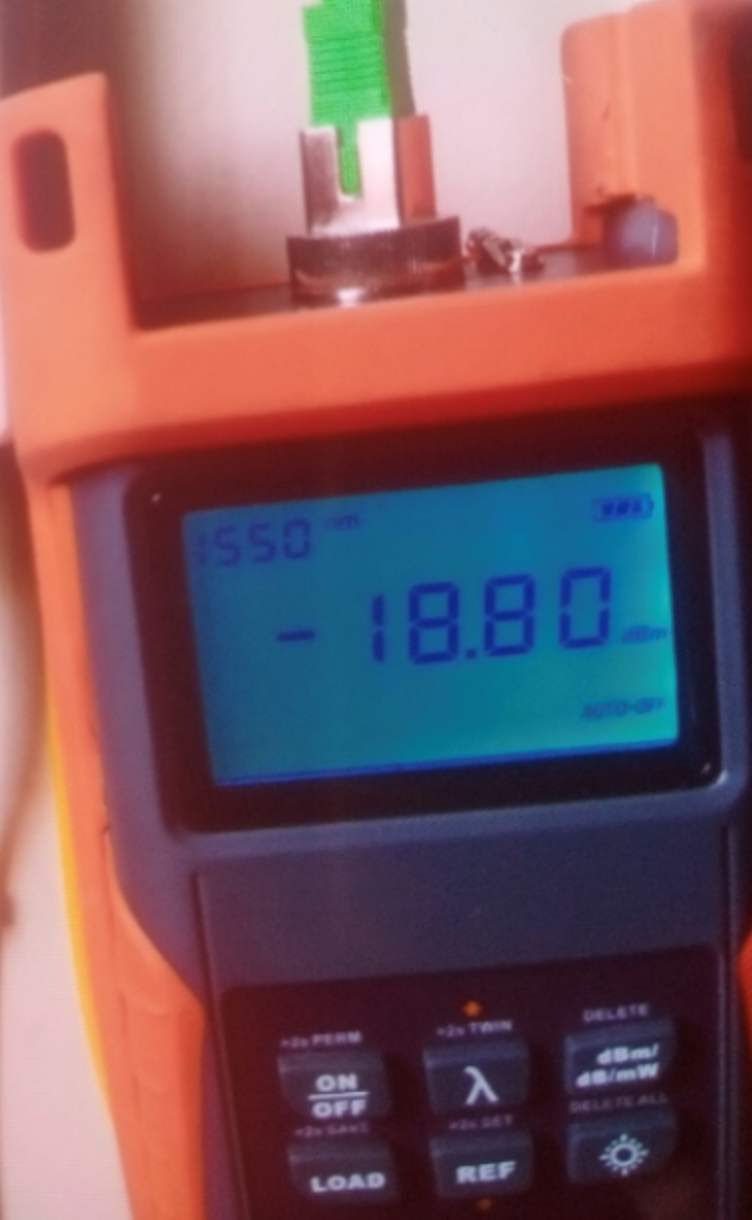
#> input picture images/fiber2.png, 752 x 1220 px
$ python histogram.py
#> lines starting #> are read from the running program, lines starting #| are printed output that depends on the picture
import matplotlib.pyplot as plt
import cv2
import numpy as np

img = cv2.imread("./images/fiber2.png", 0)
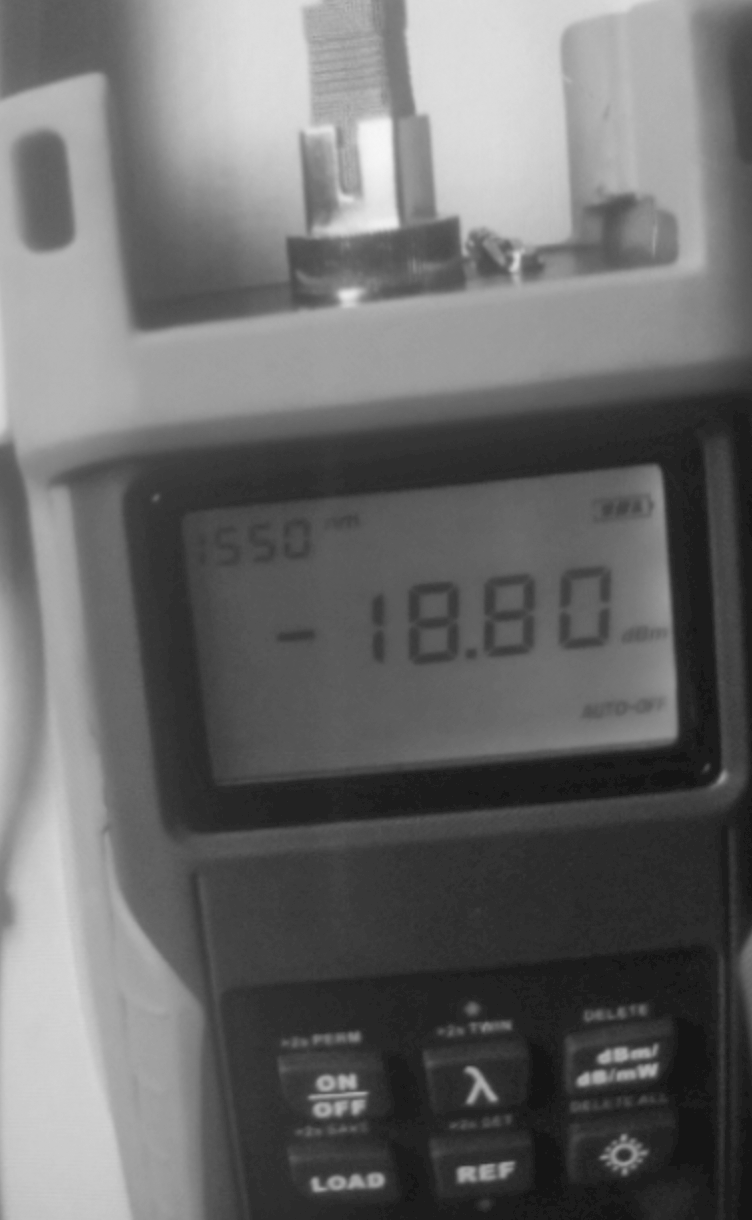
#> img: shape (1220, 752); min 21, max 247, mean 106.3
cv2.imshow("Act",img)
cv2.waitKey(0)

def histogram_equalization(img):
    equ = cv2.equalizeHist(img)
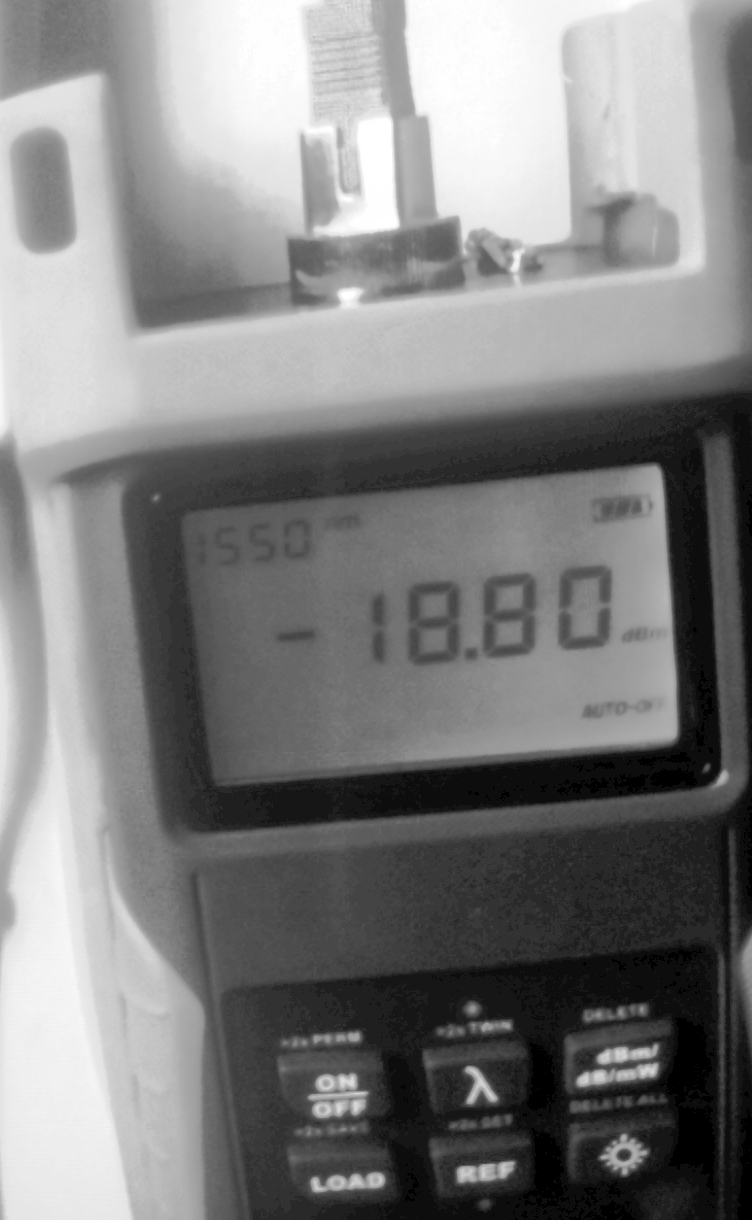
#> equ: shape (1220, 752); min 0, max 255, mean 127.5
    cv2.imshow("eq",equ)
    cv2.waitKey(0)
    return equ

histogram_equalization(img)
# [39 lines of commented-out code are left out]
